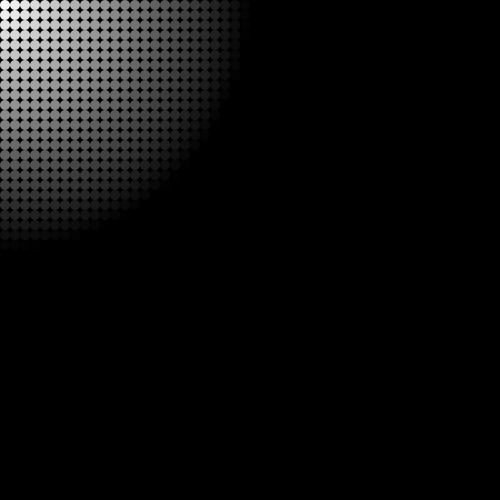
Frame 1 (no input)
Frame 60 (the mouse pressed at the canvas centre just before this capture): identical to frame 1, image omitted
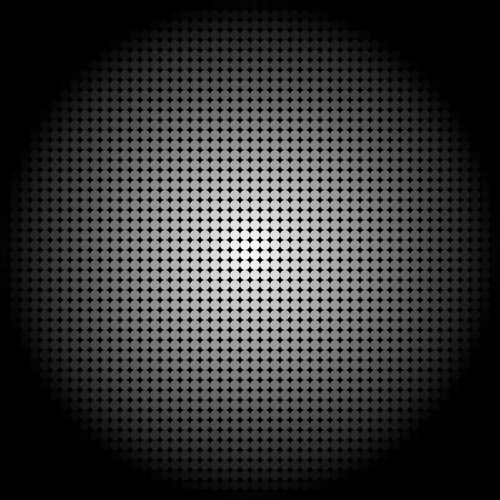
Frame 120 (the mouse held since frame 60 and released just before this capture)

The Processing sketch that drew these frames (run headless with seeded random() and noise(); from frame 60 on, the mouse is pressed at the canvas centre):

// Processing sketch: sketch_05_nestedForLoops2
// ── sketch_05_nestedForLoops2.pde
//----------------------------------------------------
// DT Bootcamp 2014, Parsons the New School for Design. 
// Day 6 - nested for() loops pt 2
// http://processing.org/reference/for.html
// written by Dylan Shad
//----------------------------------------------------
int fillColor;
int circleX;
int circleY;

void setup() {
  size(500, 500);
}

void draw() {
background(0);

  // here, the first for loop iterates between fifty columns
  for(int x = 0; x < 50; x++) {
    // while the second fills each column with fifty rows.
    for(int y = 0; y < 50; y++) {
      setCircleCoordinates(x, y);//note that the i and j are passing the x and y 
      setFillRelativeToMouse();
      drawOneCircle();
    }
  }
}

void setCircleCoordinates (int x, int y) {
  circleX = 5+(x*10);
  circleY = 5+(y*10);
}

void setFillRelativeToMouse() {
  
  fillColor = int(map(dist(mouseX, mouseY, circleX, circleY), 0, 250, 255, 0));

  if (fillColor <= 0) {fillColor = 0; };
  fill(fillColor);
  noStroke();
}

void drawOneCircle() {
  ellipse(circleX, circleY, 10, 10);
}
